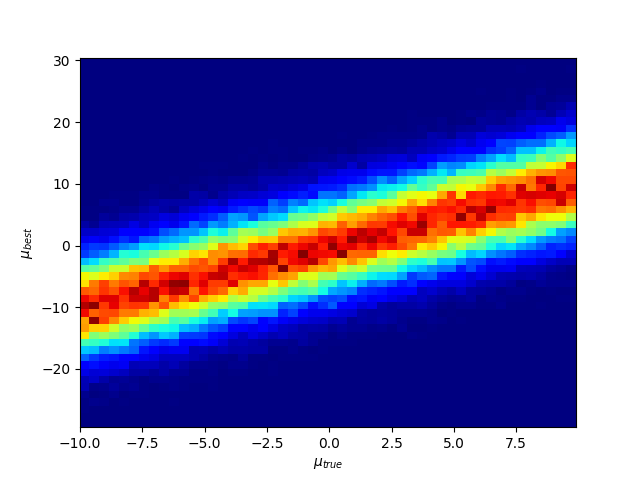

This chart was generated by the following Python code:
import numpy as np
import matplotlib.pyplot as plt

Nmeas = 1
Nexp = 1000

muexp = 0
mutrue = 0
mutruelist = []
mubest = 0
mubestlist=[]
sigma = 5



for i in range(-100, 100):
	mutrue = i/10
	for j in range(0, Nexp):
		for h in range(0, Nmeas):
			mutruelist.append(mutrue)
			x = np.random.normal(mutrue, sigma)
			mubest = x
			mubest1 = mubest/Nmeas
			mubestlist.append(mubest1)



plt.figure()
plt.hist2d(mutruelist,mubestlist, bins = (50,50), cmap = plt.cm.jet)
plt.xlabel("$\mu_{true}$")
plt.ylabel("$\mu_{best}$")
plt.savefig("neymanconstruction.png")
plt.show()
print(len(mutruelist),len(mubestlist))
